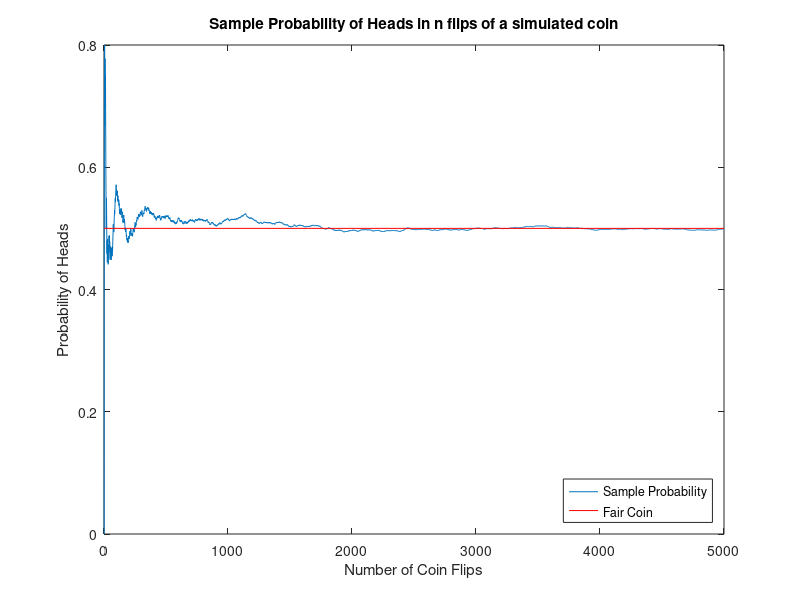

Source code (MATLAB):
% Number of coin flips
num_flips = 5000;

% Simulate coin flips (0 for tails, 1 for heads)
coin_flips = round(rand(1, num_flips));

% Calculate the running estimate of the probability of getting 'heads'
running_prob_heads = cumsum(coin_flips) ./ (1:num_flips);

% Plot the running estimate
plot(1:num_flips, running_prob_heads);
hold on;

% Plot a horizontal line at the expected value of 0.5
plot([1, num_flips], [0.5, 0.5], 'r');

% Add labels and title
xlabel('Number of Coin Flips');
ylabel('Probability of Heads');
title('Sample Probability of Heads in n flips of a simulated coin');

% Show legend
legend('Sample Probability', 'Fair Coin', 'Location', 'southeast');

% Hold off to prevent further plotting on this figure
hold off;
